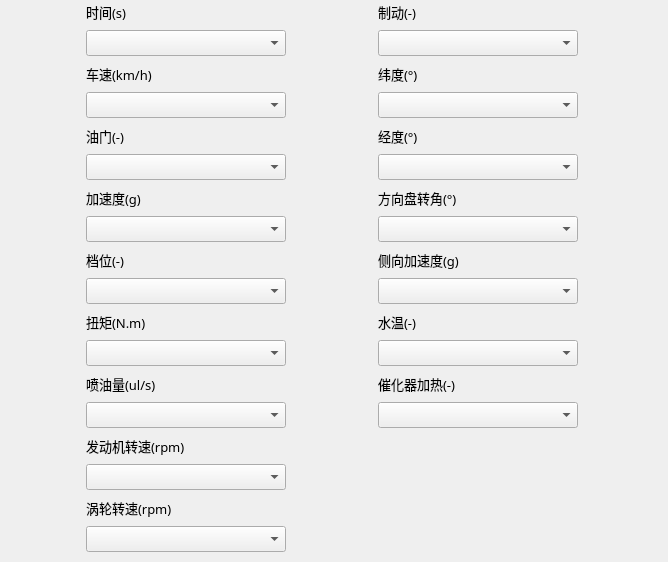
               <widget class="QWidget" name="scrollAreaWidgetContents">
                <property name="geometry">
                 <rect>
                  <x>0</x>
                  <y>0</y>
                  <width>668</width>
                  <height>562</height>
                 </rect>
                </property>
                <layout class="QGridLayout" name="gridLayout_18">
                 <property name="leftMargin">
                  <number>0</number>
                 </property>
                 <property name="topMargin">
                  <number>0</number>
                 </property>
                 <property name="rightMargin">
                  <number>4</number>
                 </property>
                 <property name="bottomMargin">
                  <number>0</number>
                 </property>
                 <item row="0" column="0">
                  <widget class="QLabel" name="Select_Features_Time_lab">
                   <property name="minimumSize">
                    <size>
                     <width>100</width>
                     <height>20</height>
                    </size>
                   </property>
                   <property name="maximumSize">
                    <size>
                     <width>60</width>
                     <height>20</height>
                    </size>
                   </property>
                   <property name="font">
                    <font>
                     <family>Microsoft YaHei</family>
                     <pointsize>10</pointsize>
                    </font>
                   </property>
                   <property name="styleSheet">
                    <string notr="true"/>
                   </property>
                   <property name="text">
                    <string>时间(s)</string>
                   </property>
                  </widget>
                 </item>
                 <item row="8" column="1">
                  <widget class="QComboBox" name="Select_Features_StrWhlAng">
                   <property name="font">
                    <font>
                     <family>Microsoft YaHei</family>
                     <pointsize>10</pointsize>
                    </font>
                   </property>
                  </widget>
                 </item>
                 <item row="5" column="0">
                  <widget class="QLabel" name="Select_Features_Ped_lab">
                   <property name="minimumSize">
                    <size>
                     <width>100</width>
                     <height>20</height>
                    </size>
                   </property>
                   <property name="maximumSize">
                    <size>
                     <width>60</width>
                     <height>20</height>
                    </size>
                   </property>
                   <property name="font">
                    <font>
                     <family>Microsoft YaHei</family>
                     <pointsize>10</pointsize>
                    </font>
                   </property>
                   <property name="text">
                    <string>油门(-)</string>
                   </property>
                  </widget>
                 </item>
                 <item row="3" column="0">
                  <widget class="QLabel" name="Select_Features_Vspd_lab">
                   <property name="minimumSize">
                    <size>
                     <width>100</width>
                     <height>20</height>
                    </size>
                   </property>
                   <property name="maximumSize">
                    <size>
                     <width>60</width>
                     <height>20</height>
                    </size>
                   </property>
                   <property name="font">
                    <font>
                     <family>Microsoft YaHei</family>
                     <pointsize>10</pointsize>
                    </font>
                   </property>
                   <property name="text">
                    <string>车速(km/h)</string>
                   </property>
                  </widget>
                 </item>
                 <item row="4" column="0">
                  <widget class="QComboBox" name="Select_Features_Vspd">
                   <property name="font">
                    <font>
                     <family>Microsoft YaHei</family>
                     <pointsize>10</pointsize>
                    </font>
                   </property>
                  </widget>
                 </item>
                 <item row="20" column="0">
                  <widget class="QComboBox" name="Select_Features_EnSpd">
                   <property name="font">
                    <font>
                     <family>Microsoft YaHei</family>
                     <pointsize>10</pointsize>
                    </font>
                   </property>
                  </widget>
                 </item>
                 <item row="9" column="0">
                  <widget class="QLabel" name="Select_Features_Gear_lab">
                   <property name="minimumSize">
                    <size>
                     <width>100</width>
                     <height>20</height>
                    </size>
                   </property>
                   <property name="maximumSize">
                    <size>
                     <width>60</width>
                     <height>20</height>
                    </size>
                   </property>
                   <property name="font">
                    <font>
                     <family>Microsoft YaHei</family>
                     <pointsize>10</pointsize>
                    </font>
                   </property>
                   <property name="text">
                    <string>档位(-)</string>
                   </property>
                  </widget>
                 </item>
                 <item row="6" column="0">
                  <widget class="QComboBox" name="Select_Features_Ped">
                   <property name="font">
                    <font>
                     <family>Microsoft YaHei</family>
                     <pointsize>10</pointsize>
                    </font>
                   </property>
                  </widget>
                 </item>
                 <item row="19" column="0">
                  <widget class="QLabel" name="Select_Features_EnSpd_lab">
                   <property name="minimumSize">
                    <size>
                     <width>100</width>
                     <height>20</height>
                    </size>
                   </property>
                   <property name="maximumSize">
                    <size>
                     <width>60</width>
                     <height>20</height>
                    </size>
                   </property>
                   <property name="font">
                    <font>
                     <family>Microsoft YaHei</family>
                     <pointsize>10</pointsize>
                    </font>
                   </property>
                   <property name="text">
                    <string>发动机转速(rpm)</string>
                   </property>
                  </widget>
                 </item>
                 <item row="8" column="0">
                  <widget class="QComboBox" name="Select_Features_Acc">
                   <property name="font">
                    <font>
                     <family>Microsoft YaHei</family>
                     <pointsize>10</pointsize>
                    </font>
                   </property>
                  </widget>
                 </item>
                 <item row="11" column="0">
                  <widget class="QLabel" name="Select_Features_Toq_lab">
                   <property name="minimumSize">
                    <size>
                     <width>100</width>
                     <height>20</height>
                    </size>
                   </property>
                   <property name="maximumSize">
                    <size>
                     <width>60</width>
                     <height>20</height>
                    </size>
                   </property>
                   <property name="font">
                    <font>
                     <family>Microsoft YaHei</family>
                     <pointsize>10</pointsize>
                    </font>
                   </property>
                   <property name="text">
                    <string>扭矩(N.m)</string>
                   </property>
                  </widget>
                 </item>
                 <item row="21" column="0">
                  <widget class="QLabel" name="Select_Features_TbSpd_lab">
                   <property name="minimumSize">
                    <size>
                     <width>100</width>
                     <height>20</height>
                    </size>
                   </property>
                   <property name="maximumSize">
                    <size>
                     <width>60</width>
                     <height>20</height>
                    </size>
                   </property>
                   <property name="font">
                    <font>
                     <family>Microsoft YaHei</family>
                     <pointsize>10</pointsize>
                    </font>
                   </property>
                   <property name="text">
                    <string>涡轮转速(rpm)</string>
                   </property>
                  </widget>
                 </item>
                 <item row="13" column="0">
                  <widget class="QComboBox" name="Select_Features_Toq">
                   <property name="font">
                    <font>
                     <family>Microsoft YaHei</family>
                     <pointsize>10</pointsize>
                    </font>
                   </property>
                  </widget>
                 </item>
                 <item row="18" column="0">
                  <widget class="QComboBox" name="Select_Features_Fuel">
                   <property name="font">
                    <font>
                     <family>Microsoft YaHei</family>
                     <pointsize>10</pointsize>
                    </font>
                   </property>
                  </widget>
                 </item>
                 <item row="10" column="0">
                  <widget class="QComboBox" name="Select_Features_Gear">
                   <property name="font">
                    <font>
                     <family>Microsoft YaHei</family>
                     <pointsize>10</pointsize>
                    </font>
                   </property>
                  </widget>
                 </item>
                 <item row="17" column="0">
                  <widget class="QLabel" name="Select_Features_Fuel_lab">
                   <property name="minimumSize">
                    <size>
                     <width>100</width>
                     <height>20</height>
                    </size>
                   </property>
                   <property name="maximumSize">
                    <size>
                     <width>60</width>
                     <height>20</height>
                    </size>
                   </property>
                   <property name="font">
                    <font>
                     <family>Microsoft YaHei</family>
                     <pointsize>10</pointsize>
                    </font>
                   </property>
                   <property name="text">
                    <string>喷油量(ul/s)</string>
                   </property>
                  </widget>
                 </item>
                 <item row="22" column="0">
                  <widget class="QComboBox" name="Select_Features_TbSpd">
                   <property name="font">
                    <font>
                     <family>Microsoft YaHei</family>
                     <pointsize>10</pointsize>
                    </font>
                   </property>
                  </widget>
                 </item>
                 <item row="4" column="1">
                  <widget class="QComboBox" name="Select_Features_Latitude">
                   <property name="font">
                    <font>
                     <family>Microsoft YaHei</family>
                     <pointsize>10</pointsize>
                    </font>
                   </property>
                  </widget>
                 </item>
                 <item row="2" column="1">
                  <widget class="QComboBox" name="Select_Features_Brk">
                   <property name="minimumSize">
                    <size>
                     <width>200</width>
                     <height>0</height>
                    </size>
                   </property>
                   <property name="font">
                    <font>
                     <family>Microsoft YaHei</family>
                     <pointsize>10</pointsize>
                    </font>
                   </property>
                  </widget>
                 </item>
                 <item row="6" column="1">
                  <widget class="QComboBox" name="Select_Features_Longitude">
                   <property name="font">
                    <font>
                     <family>Microsoft YaHei</family>
                     <pointsize>10</pointsize>
                    </font>
                   </property>
                  </widget>
                 </item>
                 <item row="5" column="1">
                  <widget class="QLabel" name="Select_Features_Longitude_lab">
                   <property name="minimumSize">
                    <size>
                     <width>100</width>
                     <height>20</height>
                    </size>
                   </property>
                   <property name="maximumSize">
                    <size>
                     <width>60</width>
                     <height>20</height>
                    </size>
                   </property>
                   <property name="font">
                    <font>
                     <family>Microsoft YaHei</family>
                     <pointsize>10</pointsize>
                    </font>
                   </property>
                   <property name="text">
                    <string>经度(°)</string>
                   </property>
                  </widget>
                 </item>
                 <item row="3" column="1">
                  <widget class="QLabel" name="Select_Features_Latitude_lab">
                   <property name="minimumSize">
                    <size>
                     <width>100</width>
                     <height>20</height>
                    </size>
                   </property>
                   <property name="maximumSize">
                    <size>
                     <width>60</width>
                     <height>20</height>
                    </size>
                   </property>
                   <property name="font">
                    <font>
                     <family>Microsoft YaHei</family>
                     <pointsize>10</pointsize>
                    </font>
                   </property>
                   <property name="text">
                    <string>纬度(°)</string>
                   </property>
                  </widget>
                 </item>
                 <item row="0" column="1">
                  <widget class="QLabel" name="Select_Features_Brk_lab">
                   <property name="minimumSize">
                    <size>
                     <width>100</width>
                     <height>20</height>
                    </size>
                   </property>
                   <property name="maximumSize">
                    <size>
                     <width>60</width>
                     <height>20</height>
                    </size>
                   </property>
                   <property name="font">
                    <font>
                     <family>Microsoft YaHei</family>
                     <pointsize>10</pointsize>
                    </font>
                   </property>
                   <property name="text">
                    <string>制动(-)</string>
                   </property>
                  </widget>
                 </item>
                 <item row="7" column="0">
                  <widget class="QLabel" name="Select_Features_Acc_lab">
                   <property name="minimumSize">
                    <size>
                     <width>100</width>
                     <height>20</height>
                    </size>
                   </property>
                   <property name="maximumSize">
                    <size>
                     <width>60</width>
                     <height>20</height>
                    </size>
                   </property>
                   <property name="font">
                    <font>
                     <family>Microsoft YaHei</family>
                     <pointsize>10</pointsize>
                    </font>
                   </property>
                   <property name="text">
                    <string>加速度(g)</string>
                   </property>
                  </widget>
                 </item>
                 <item row="7" column="1">
                  <widget class="QLabel" name="Select_Features_StrWhlAng_lab">
                   <property name="minimumSize">
                    <size>
                     <width>100</width>
                     <height>20</height>
                    </size>
                   </property>
                   <property name="maximumSize">
                    <size>
                     <width>60</width>
                     <height>20</height>
                    </size>
                   </property>
                   <property name="font">
                    <font>
                     <family>Microsoft YaHei</family>
                     <pointsize>10</pointsize>
                    </font>
                   </property>
                   <property name="text">
                    <string>方向盘转角(°)</string>
                   </property>
                  </widget>
                 </item>
                 <item row="2" column="0">
                  <widget class="QComboBox" name="Select_Features_Time">
                   <property name="minimumSize">
                    <size>
                     <width>200</width>
                     <height>0</height>
                    </size>
                   </property>
                   <property name="font">
                    <font>
                     <family>Microsoft YaHei</family>
                     <pointsize>10</pointsize>
                    </font>
                   </property>
                  </widget>
                 </item>
                 <item row="17" column="1">
                  <widget class="QLabel" name="Select_Features_CryHeat_lab">
                   <property name="minimumSize">
                    <size>
                     <width>100</width>
                     <height>20</height>
                    </size>
                   </property>
                   <property name="maximumSize">
                    <size>
                     <width>60</width>
                     <height>20</height>
                    </size>
                   </property>
                   <property name="font">
                    <font>
                     <family>Microsoft YaHei</family>
                     <pointsize>10</pointsize>
                    </font>
                   </property>
                   <property name="text">
                    <string>催化器加热(-)</string>
                   </property>
                  </widget>
                 </item>
                 <item row="18" column="1">
                  <widget class="QComboBox" name="Select_Features_CryHeat">
                   <property name="font">
                    <font>
                     <family>Microsoft YaHei</family>
                     <pointsize>10</pointsize>
                    </font>
                   </property>
                  </widget>
                 </item>
                 <item row="13" column="1">
                  <widget class="QComboBox" name="Select_Features_CoolingTemp">
                   <property name="font">
                    <font>
                     <family>Microsoft YaHei</family>
                     <pointsize>10</pointsize>
                    </font>
                   </property>
                  </widget>
                 </item>
                 <item row="11" column="1">
                  <widget class="QLabel" name="Select_Features_CoolingTemp_lab">
                   <property name="minimumSize">
                    <size>
                     <width>100</width>
                     <height>20</height>
                    </size>
                   </property>
                   <property name="maximumSize">
                    <size>
                     <width>60</width>
                     <height>20</height>
                    </size>
                   </property>
                   <property name="font">
                    <font>
                     <family>Microsoft YaHei</family>
                     <pointsize>10</pointsize>
                    </font>
                   </property>
                   <property name="text">
                    <string>水温(-)</string>
                   </property>
                  </widget>
                 </item>
                 <item row="9" column="1">
                  <widget class="QLabel" name="Select_Features_Acc_y_lab">
                   <property name="minimumSize">
                    <size>
                     <width>100</width>
                     <height>20</height>
                    </size>
                   </property>
                   <property name="maximumSize">
                    <size>
                     <width>60</width>
                     <height>20</height>
                    </size>
                   </property>
                   <property name="font">
                    <font>
                     <family>Microsoft YaHei</family>
                     <pointsize>10</pointsize>
                    </font>
                   </property>
                   <property name="text">
                    <string>侧向加速度(g)</string>
                   </property>
                  </widget>
                 </item>
                 <item row="10" column="1">
                  <widget class="QComboBox" name="Select_Features_Acc_y">
                   <property name="font">
                    <font>
                     <family>Microsoft YaHei</family>
                     <pointsize>10</pointsize>
                    </font>
                   </property>
                  </widget>
                 </item>
                </layout>
               </widget>
